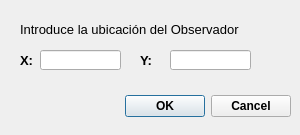
<?xml version="1.0" encoding="UTF-8"?>
<ui version="4.0">
 <class>XYDialog</class>
 <widget class="QDialog" name="XYDialog">
  <property name="geometry">
   <rect>
    <x>0</x>
    <y>0</y>
    <width>300</width>
    <height>135</height>
   </rect>
  </property>
  <property name="windowTitle">
   <string>Coordenadas Observador</string>
  </property>
  <widget class="QDialogButtonBox" name="button_box">
   <property name="geometry">
    <rect>
     <x>120</x>
     <y>90</y>
     <width>171</width>
     <height>32</height>
    </rect>
   </property>
   <property name="font">
    <font>
     <weight>75</weight>
     <bold>true</bold>
    </font>
   </property>
   <property name="orientation">
    <enum>Qt::Horizontal</enum>
   </property>
   <property name="standardButtons">
    <set>QDialogButtonBox::Cancel|QDialogButtonBox::Ok</set>
   </property>
  </widget>
  <widget class="QLabel" name="label_Y">
   <property name="geometry">
    <rect>
     <x>140</x>
     <y>50</y>
     <width>16</width>
     <height>21</height>
    </rect>
   </property>
   <property name="font">
    <font>
     <pointsize>10</pointsize>
     <weight>75</weight>
     <bold>true</bold>
    </font>
   </property>
   <property name="text">
    <string>Y:</string>
   </property>
  </widget>
  <widget class="QLineEdit" name="XX">
   <property name="geometry">
    <rect>
     <x>40</x>
     <y>50</y>
     <width>81</width>
     <height>20</height>
    </rect>
   </property>
   <property name="font">
    <font>
     <pointsize>10</pointsize>
    </font>
   </property>
   <property name="text">
    <string/>
   </property>
  </widget>
  <widget class="QLineEdit" name="YY">
   <property name="geometry">
    <rect>
     <x>170</x>
     <y>50</y>
     <width>81</width>
     <height>20</height>
    </rect>
   </property>
   <property name="font">
    <font>
     <pointsize>10</pointsize>
    </font>
   </property>
   <property name="text">
    <string/>
   </property>
  </widget>
  <widget class="QLabel" name="label_X">
   <property name="geometry">
    <rect>
     <x>20</x>
     <y>50</y>
     <width>21</width>
     <height>20</height>
    </rect>
   </property>
   <property name="font">
    <font>
     <pointsize>10</pointsize>
     <weight>75</weight>
     <bold>true</bold>
    </font>
   </property>
   <property name="text">
    <string>X:</string>
   </property>
  </widget>
  <widget class="QLabel" name="texto1">
   <property name="geometry">
    <rect>
     <x>20</x>
     <y>20</y>
     <width>251</width>
     <height>20</height>
    </rect>
   </property>
   <property name="font">
    <font>
     <pointsize>10</pointsize>
     <weight>75</weight>
     <bold>true</bold>
    </font>
   </property>
   <property name="text">
    <string>&lt;html&gt;&lt;head/&gt;&lt;body&gt;&lt;p&gt;&lt;span style=&quot; font-weight:400;&quot;&gt;Introduce la ubicación del Observador&lt;/span&gt;&lt;/p&gt;&lt;/body&gt;&lt;/html&gt;</string>
   </property>
  </widget>
 </widget>
 <resources/>
 <connections>
  <connection>
   <sender>button_box</sender>
   <signal>accepted()</signal>
   <receiver>XYDialog</receiver>
   <slot>accept()</slot>
   <hints>
    <hint type="sourcelabel">
     <x>20</x>
     <y>20</y>
    </hint>
    <hint type="destinationlabel">
     <x>20</x>
     <y>20</y>
    </hint>
   </hints>
  </connection>
  <connection>
   <sender>button_box</sender>
   <signal>rejected()</signal>
   <receiver>XYDialog</receiver>
   <slot>reject()</slot>
   <hints>
    <hint type="sourcelabel">
     <x>20</x>
     <y>20</y>
    </hint>
    <hint type="destinationlabel">
     <x>20</x>
     <y>20</y>
    </hint>
   </hints>
  </connection>
 </connections>
</ui>
